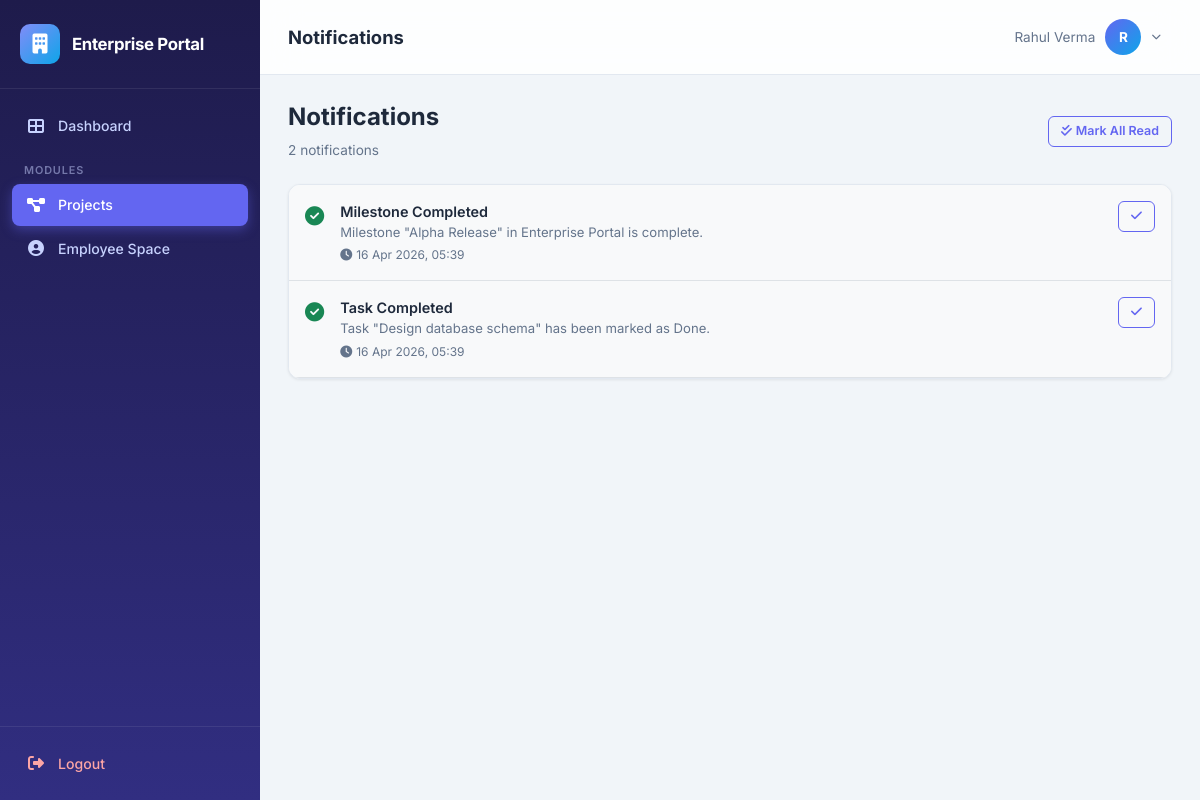
The page /pm/notifications (signed in) on the database its author committed.
### app/models.py (models this page shows, shortened)
class Module(db.Model):
    __tablename__ = 'modules'
    id = db.Column(db.Integer, primary_key=True)
    name = db.Column(db.String(50), unique=True, nullable=False)
    slug = db.Column(db.String(50), unique=True, nullable=False)
    description = db.Column(db.String(200), default='')
    icon = db.Column(db.String(50), default='fas fa-cube')

class User(UserMixin, db.Model):
    __tablename__ = 'users'
    id = db.Column(db.Integer, primary_key=True)
    username = db.Column(db.String(80), unique=True, nullable=False, index=True)
    email = db.Column(db.String(120), unique=True, nullable=False)
    password_hash = db.Column(db.String(256), nullable=False)
    full_name = db.Column(db.String(150), nullable=False)
    phone = db.Column(db.String(20), default='')
    is_admin = db.Column(db.Boolean, default=False)
    is_active_user = db.Column(db.Boolean, default=True)
    must_change_password = db.Column(db.Boolean, default=False)
    created_at = db.Column(db.DateTime, default=datetime.utcnow)
    modules = db.relationship('Module', secondary='user_modules', backref=db.backref('users', lazy='dynamic'))
    employee = db.relationship('Employee', backref='user', uselist=False, lazy='joined')
    tasks_assigned = db.relationship('Task', backref='assignee', foreign_keys='Task.assigned_to')
    expenses = db.relationship('Expense', backref='submitter', foreign_keys='Expense.submitted_by')
    projects_created = db.relationship('Project', backref='creator', foreign_keys='Project.created_by')
    def has_module(self, slug):
        return any(m.slug == slug for m in self.modules)
    @property
    def is_active(self):
        return self.is_active_user

class Notification(db.Model):
    __tablename__ = 'notifications'
    id = db.Column(db.Integer, primary_key=True)
    user_id = db.Column(db.Integer, db.ForeignKey('users.id', ondelete='CASCADE'), nullable=False)
    title = db.Column(db.String(200), nullable=False)
    message = db.Column(db.Text, default='')
    category = db.Column(db.String(30), default='info')       # info, success, warning, danger
    is_read = db.Column(db.Boolean, default=False)
    link = db.Column(db.String(500), default='')               # optional URL to relevant page
    created_at = db.Column(db.DateTime, default=datetime.utcnow)
    user = db.relationship('User', backref='notifications')

### app/pm/routes.py (the view)
@bp.route('/notifications')
@module_required('pm')
def notifications():
    all_notifs = Notification.query.filter_by(user_id=current_user.id)\
        .order_by(Notification.created_at.desc()).limit(50).all()
    return render_template('pm/notifications.html', notifications=all_notifs)

### app/templates/pm/notifications.html (shortened to what this page needs)
{% extends "base.html" %}
{% block page_title %}Notifications{% endblock %}
{% block content %}
<div class="d-flex justify-content-between align-items-center mb-4">
    <div>
        <h4 style="font-weight:700;">Notifications</h4>
        <p style="color:var(--text-secondary); font-size:0.85rem; margin:0;">{{ notifications | length }} notifications</p>
    </div>
    <form method="POST" action="{{ url_for('pm.mark_all_read') }}">
        <button type="submit" class="btn btn-outline-primary btn-sm" id="btn-mark-all-read">
            <i class="fas fa-check-double me-1"></i>Mark All Read
        </button>
    </form>
</div>
<div class="data-card">
    <div class="p-0">
        {% for n in notifications %}
        <div class="d-flex align-items-start gap-3 p-3 border-bottom {% if not n.is_read %}bg-light{% endif %}">
            <div class="mt-1">
                {% if n.category == 'success' %}
                    <i class="fas fa-check-circle text-success" style="font-size:1.2rem;"></i>
                {% elif n.category == 'warning' %}
                    <i class="fas fa-exclamation-triangle text-warning" style="font-size:1.2rem;"></i>
                {% elif n.category == 'danger' %}
                    <i class="fas fa-exclamation-circle text-danger" style="font-size:1.2rem;"></i>
                {% else %}
                    <i class="fas fa-info-circle text-primary" style="font-size:1.2rem;"></i>
                {% endif %}
            </div>
            <div class="flex-grow-1">
                <div class="fw-semibold" style="font-size:0.9rem;">{{ n.title }}</div>
                <div style="color:var(--text-secondary); font-size:0.82rem;">{{ n.message }}</div>
                <div style="color:var(--text-secondary); font-size:0.75rem;" class="mt-1">
                    <i class="fas fa-clock me-1"></i>{{ n.created_at.strftime('%d %b %Y, %H:%M') }}
                </div>
            </div>
            <div class="d-flex gap-1 align-items-center">
                {% if not n.is_read %}
                <form method="POST" action="{{ url_for('pm.mark_notification_read', notif_id=n.id) }}" class="d-inline">
                    <button type="submit" class="btn btn-sm btn-outline-primary" title="Mark Read">
                        <i class="fas fa-check"></i>
                    </button>
                </form>
                {% else %}
                <span class="badge bg-light text-muted border" style="font-size:0.65rem;">Read</span>
                {% endif %}
            </div>
        </div>
        {% else %}
        <div class="text-center py-5" style="color:var(--text-secondary);">
            <i class="fas fa-bell-slash" style="font-size:2rem; margin-bottom:0.5rem;"></i>
            <p>No notifications yet</p>
        </div>
        {% endfor %}
    </div>
</div>
{% endblock %}

### app/templates/base.html (shortened to what this page needs)
<!DOCTYPE html>
<html lang="en">
<head>
    <link href="https://cdn.jsdelivr.net/npm/bootstrap@5.3.3/dist/css/bootstrap.min.css" rel="stylesheet">
    <link href="https://cdnjs.cloudflare.com/ajax/libs/font-awesome/6.5.1/css/all.min.css" rel="stylesheet">
    <link rel="stylesheet" href="{{ url_for('static', filename='css/style.css') }}">
</head>
<body>
    <aside id="sidebar" class="sidebar">
        <div class="sidebar-brand">
            <div class="brand-icon">
                <i class="fas fa-building"></i>
            </div>
            <h5>Enterprise Portal</h5>
        </div>
        <nav class="sidebar-nav">
            <a href="{{ url_for('main_dashboard') }}" class="nav-link">
                <i class="fas fa-th-large"></i>
                <span>Dashboard</span>
            </a>
            <div class="nav-label">Modules</div>
            {% for mod in user_modules %}
                {% if mod.slug == 'admin' %}
                <a href="{{ url_for('admin.dashboard') }}" class="nav-link" id="nav-admin">
                    <i class="fas fa-shield-halved"></i>
                    <span>Admin</span>
                </a>
                {% elif mod.slug == 'hr' %}
                <a href="{{ url_for('hr.dashboard') }}" class="nav-link" id="nav-hr">
                    <i class="fas fa-people-group"></i>
                    <span>HR</span>
                </a>
                {% elif mod.slug == 'pm' %}
                <a href="{{ url_for('pm.dashboard') }}" class="nav-link" id="nav-pm">
                    <i class="fas fa-diagram-project"></i>
                    <span>Projects</span>
                </a>
                {% elif mod.slug == 'finance' %}
                <a href="{{ url_for('finance.dashboard') }}" class="nav-link" id="nav-finance">
                    <i class="fas fa-indian-rupee-sign"></i>
                    <span>Finance</span>
                </a>
                {% elif mod.slug == 'employee' %}
                <a href="{{ url_for('employee.dashboard') }}" class="nav-link" id="nav-employee">
                    <i class="fas fa-user-circle"></i>
                    <span>Employee Space</span>
                </a>
                {% endif %}
            {% endfor %}
        </nav>
        <div class="sidebar-footer">
            <a href="{{ url_for('auth.logout') }}" class="nav-link">
                <i class="fas fa-right-from-bracket"></i>
                <span>Logout</span>
            </a>
        </div>
    </aside>
    <div class="main-content">
        <header class="top-navbar">
            <div class="d-flex align-items-center gap-3">
                <h1 class="page-title">{% block page_title %}Dashboard{% endblock %}</h1>
            </div>
            <div class="user-dropdown">
                <button class="user-dropdown-toggle" id="userDropdownBtn" type="button">
                    <span class="d-none d-md-inline" style="font-size:0.85rem; color: var(--text-secondary);">
                        {{ current_user.full_name }}
                    </span>
                    <div class="user-avatar">
                        {{ current_user.full_name[0] | upper }}
                    </div>
                    <i class="fas fa-chevron-down" style="font-size:0.6rem; color:var(--text-secondary);"></i>
                </button>
            </div>
        </header>
        <div class="page-body">
            {% block content %}{% endblock %}
        </div>
    </div>
</body>
</html>

### static/css/style.css (style rules this page uses)
:root { --primary: #6366f1; --primary-dark: #4f46e5; --primary-light: #818cf8; --secondary: #0ea5e9; --accent: #f59e0b; --success: #10b981; --danger: #ef4444; --warning: #f59e0b; --info: #06b6d4; --sidebar-bg: #1e1b4b; --sidebar-hover: #312e81; --sidebar-text: #c7d2fe; --sidebar-active: #6366f1; --sidebar-width: 260px; --body-bg: #f1f5f9; --card-bg: #ffffff; --text-primary: #1e293b; --text-secondary: #64748b; --border-color: #e2e8f0; --font-family: 'Inter', -apple-system, BlinkMacSystemFont, sans-serif; --border-radius: 12px; --shadow-sm: 0 1px 3px rgba(0,0,0,0.08); --shadow-md: 0 4px 12px rgba(0,0,0,0.1); --shadow-lg: 0 8px 30px rgba(0,0,0,0.12); --transition: all 0.3s cubic-bezier(0.4, 0, 0.2, 1); }
* { box-sizing: border-box; }
body { font-family: var(--font-family); background: var(--body-bg); color: var(--text-primary); margin: 0; min-height: 100vh; }
.sidebar { position: fixed; top: 0; left: 0; width: var(--sidebar-width); height: 100vh; background: linear-gradient(180deg, #1e1b4b 0%, #312e81 100%); z-index: 1040; display: flex; flex-direction: column; transition: var(--transition); overflow-y: auto; }
.sidebar-brand { padding: 24px 20px; display: flex; align-items: center; gap: 12px; border-bottom: 1px solid rgba(255,255,255,0.08); }
.sidebar-brand .brand-icon { width: 40px; height: 40px; background: linear-gradient(135deg, var(--primary-light), var(--secondary)); border-radius: 10px; display: flex; align-items: center; justify-content: center; font-size: 20px; color: white; flex-shrink: 0; }
.sidebar-brand h5 { color: white; font-weight: 700; font-size: 1.05rem; margin: 0; letter-spacing: -0.02em; }
.sidebar-nav { padding: 16px 12px; flex: 1; }
.sidebar-nav .nav-label { font-size: 0.68rem; font-weight: 600; text-transform: uppercase; letter-spacing: 0.08em; color: rgba(199, 210, 254, 0.5); padding: 8px 12px 6px; margin-top: 8px; }
.sidebar-nav .nav-link { display: flex; align-items: center; gap: 12px; padding: 10px 14px; color: var(--sidebar-text); border-radius: 8px; font-size: 0.88rem; font-weight: 500; transition: var(--transition); text-decoration: none; margin-bottom: 2px; }
.sidebar-nav .nav-link.active { background: var(--sidebar-active); color: white; box-shadow: 0 4px 12px rgba(99, 102, 241, 0.4); }
.sidebar-nav .nav-link i { width: 20px; text-align: center; font-size: 1rem; }
.sidebar-footer { padding: 16px 12px; border-top: 1px solid rgba(255,255,255,0.08); }
.sidebar-footer .nav-link { display: flex; align-items: center; gap: 12px; padding: 10px 14px; color: #fca5a5; border-radius: 8px; font-size: 0.88rem; font-weight: 500; transition: var(--transition); text-decoration: none; }
.sidebar-footer .nav-link i { width: 20px; text-align: center; font-size: 1rem; }
.user-dropdown { position: relative; }
.user-dropdown-toggle { display: flex; align-items: center; gap: 10px; cursor: pointer; padding: 6px 10px; border-radius: 10px; border: 1px solid transparent; background: none; transition: var(--transition); }
.main-content { margin-left: var(--sidebar-width); min-height: 100vh; transition: var(--transition); }
.top-navbar { background: rgba(255, 255, 255, 0.85); backdrop-filter: blur(20px); -webkit-backdrop-filter: blur(20px); border-bottom: 1px solid var(--border-color); padding: 12px 28px; display: flex; align-items: center; justify-content: space-between; position: sticky; top: 0; z-index: 1030; }
.top-navbar .page-title { font-size: 1.15rem; font-weight: 700; color: var(--text-primary); margin: 0; }
.top-navbar .user-avatar { width: 36px; height: 36px; border-radius: 50%; background: linear-gradient(135deg, var(--primary), var(--secondary)); display: flex; align-items: center; justify-content: center; color: white; font-weight: 700; font-size: 0.85rem; }
.page-body { padding: 28px; }
.data-card { background: var(--card-bg); border-radius: var(--border-radius); box-shadow: var(--shadow-sm); border: 1px solid var(--border-color); overflow: hidden; }
.btn-outline-primary { border: 1.5px solid var(--primary); color: var(--primary); border-radius: 8px; padding: 8px 18px; font-weight: 600; font-size: 0.85rem; transition: var(--transition); }
.btn-sm { padding: 5px 12px; font-size: 0.78rem; border-radius: 6px; }

### rows shown on the page
User: full_name "Rahul Verma", full_name "R"
Notification: category "success" (drawn), title "Milestone Completed", message "Milestone \"Alpha Release\" in Enterprise Portal is complete.", created_at "16 Apr 2026, 05:39"
Notification: category "success" (drawn), title "Task Completed", message "Task \"Design database schema\" has been marked as Done.", created_at "16 Apr 2026, 05:39"

### other values the page prints
{{ notifications | length }} "2"
